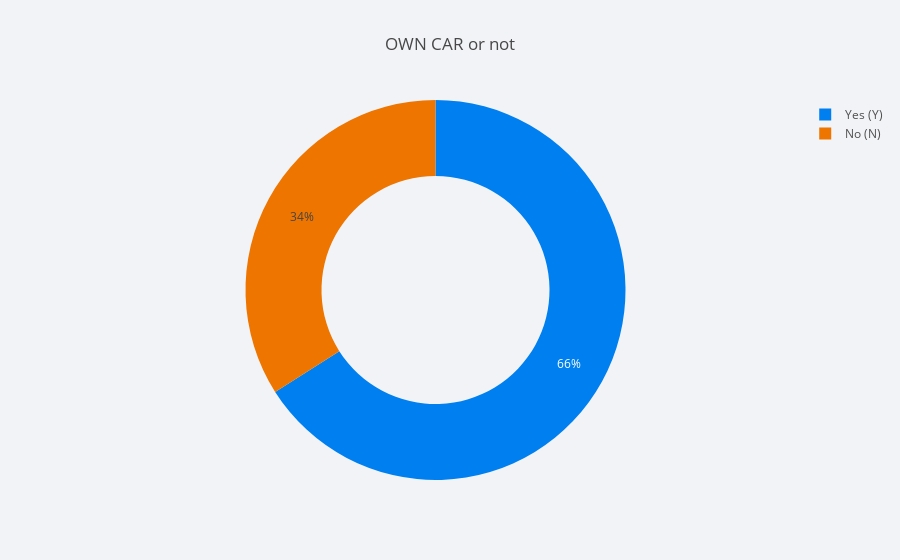

Write notebook code for a chart like this one.
### Code cell
cf.set_config_file(offline=True,theme='polar')
contract_val=application['FLAG_OWN_CAR'].value_counts()
contract_df=pd.DataFrame({'labels':['Yes (Y)','No (N)'],'values':contract_val.values})
contract_df.iplot(kind='pie',labels='labels',values='values',title='OWN CAR or not',hole=0.6)

### Figure 1 — Plotly figure (JSON) as saved in the notebook; plotly's stock layout.template omitted (floating-point values rounded to 4 significant figures)
{"data": [{"hole": 0.6, "labels": ["Yes (Y)", "No (N)"], "marker": {"colors": ["rgba(0, 128, 240, 1.0)", "rgba(238, 118, 0, 1.0)"]}, "name": "", "type": "pie", "values": [202924, 104587]}], "layout": {"legend": {"bgcolor": "#F2F3F7", "font": {"color": "#505050"}}, "paper_bgcolor": "#F2F3F7", "plot_bgcolor": "#F2F3F7", "title": "OWN CAR or not", "titlefont": {"color": "#484848"}}}
